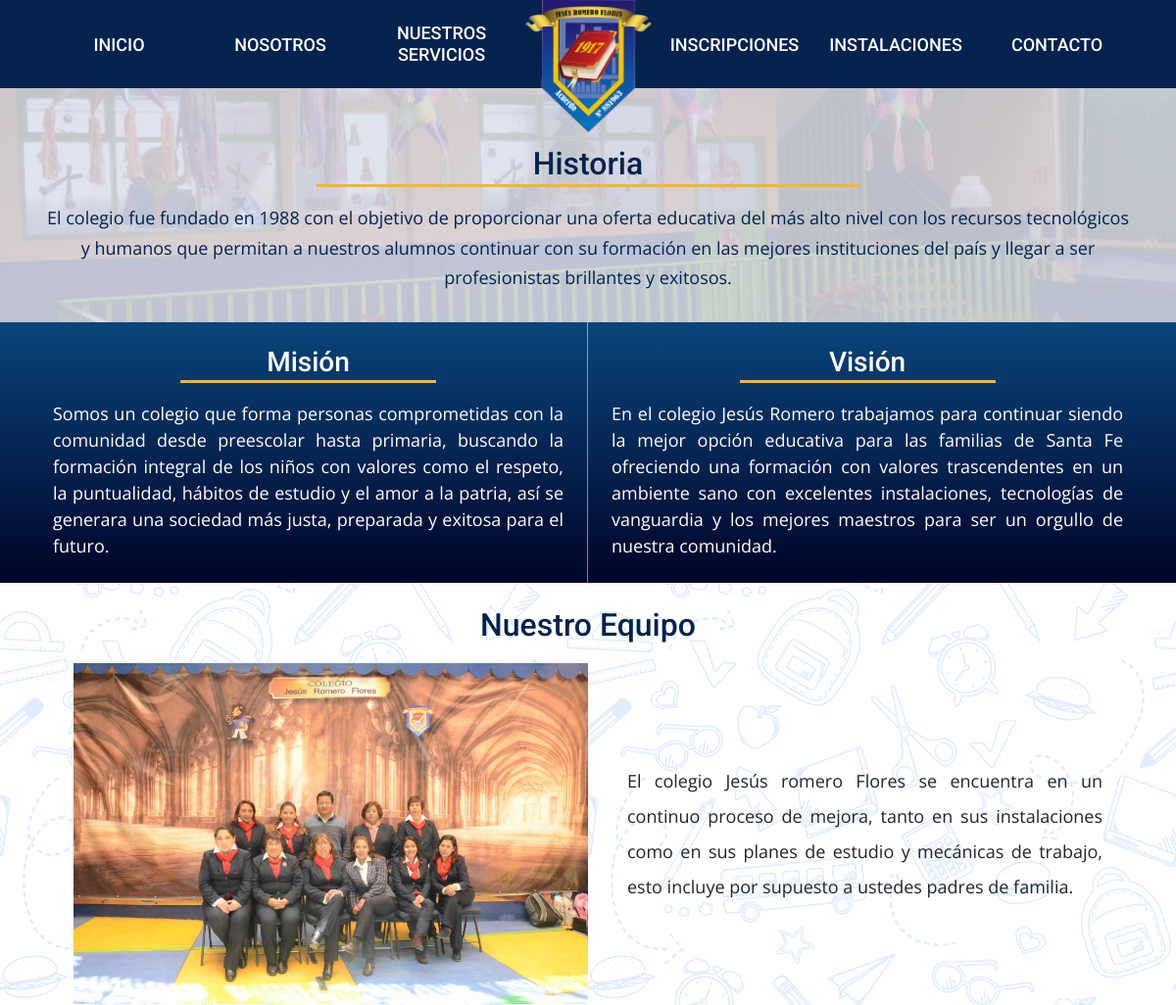
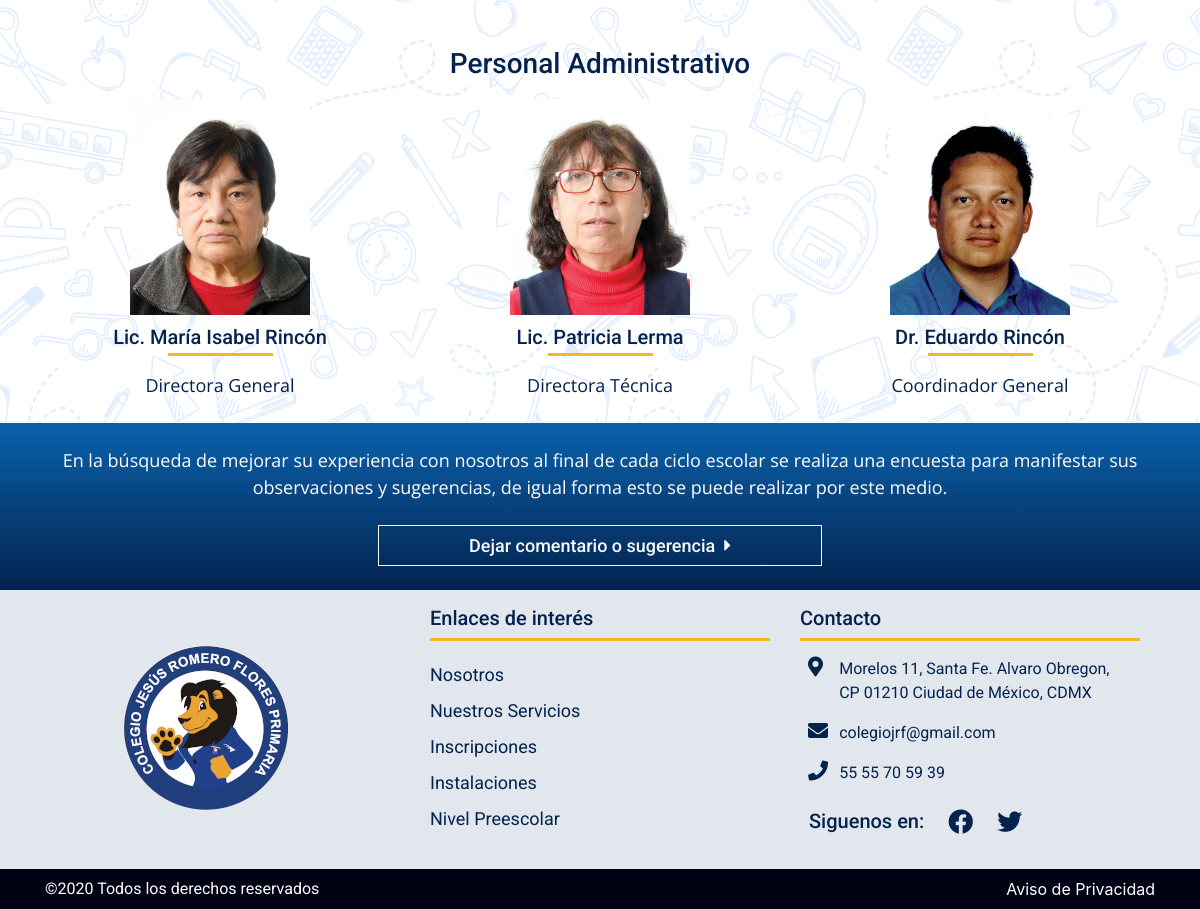
Page /nosotros.php on the committed database (2 pictures, top to bottom).
### tables this page shows
CREATE TABLE IF NOT EXISTS `contenido_texto` (
  `id` int(11) NOT NULL AUTO_INCREMENT,
  `seccion` varchar(100) NOT NULL,
  `descripcion` text NOT NULL,
  PRIMARY KEY (`id`)
);

CREATE TABLE IF NOT EXISTS `contenido_img` (
  `id` int(11) NOT NULL AUTO_INCREMENT,
  `seccion` varchar(100) NOT NULL,
  `thumb` varchar(200) NOT NULL,
  PRIMARY KEY (`id`)
);

CREATE TABLE IF NOT EXISTS `personal` (
  `id` int(11) NOT NULL AUTO_INCREMENT,
  `nombre` varchar(200) NOT NULL,
  `cargo` varchar(100) NOT NULL,
  `thumb` varchar(200) NOT NULL,
  PRIMARY KEY (`id`)
);

### nosotros.php (called while the page is built, shortened)
<?php
    require 'admin/config.php';
    require 'functions.php';
    $conexion = conexion($bd_config);
    $init_msg = obt_contenido($conexion, 'contenido_texto', 'sec-historia');
    $init_msg = $init_msg[0];
    $vision_msg = obt_contenido($conexion, 'contenido_texto', 'sec-vision');
    $vision_msg = $vision_msg[0];
    $mision_msg = obt_contenido($conexion, 'contenido_texto', 'sec-mision');
    $mision_msg = $mision_msg[0];
    $team_msg = obt_contenido($conexion, 'contenido_texto', 'sec-equipo');
    $team_msg = $team_msg[0];
    $team_thumb = obt_contenido($conexion, 'contenido_img', 'sec-equipo');
    $team_thumb = $team_thumb[0];
    $personal = obt_rows_3($conexion,'personal');
    require 'views/nosotros.view.php';

### functions.php (called while the page is built, shortened)
<?php
    function obt_contenido($conexion,$tabla,$seccion){
        $statement = $conexion->prepare("SELECT * FROM $tabla WHERE seccion = :seccion LIMIT 1");
        $statement->execute(array(':seccion'=> "$seccion"));
        $resultado = $statement->fetchAll();
        return ($resultado) ? $resultado : false;
    }
    function obt_rows_3($conexion,$tabla){
        $statement = $conexion->prepare("SELECT * FROM $tabla LIMIT 3");
        $statement->execute();
        return $statement->fetchAll();
    }

### views/nosotros.view.php (the view, shortened to what this page needs)
  <?php require 'nav-bar.view.php'; ?>
  <section class="img-back-header">
    <div class="content-back-header container mx-auto">
      <h2>Historia</h2>
      <hr>
      <p class="text-back-header"><?php echo $init_msg['descripcion'];?></p>
    </div>
  </section>
  <section class="sec-mi-vi text-center">
    <div class="container">
      <div class="row">
        <div class="col-12 col-md-6 sec-mision p-4">
          <div class="sec-mi-vi-header pb-3">
            <h3>Misión</h3>
            <hr>
          </div>
          <p class="text-justify"><?php echo nl2br($mision_msg['descripcion']);?></p>
        </div>
        <div class="col-12 col-md-6 p-4">
          <div class="sec-mi-vi-header pb-3">
            <h3>Visión</h3>
            <hr>
          </div>
          <p class="text-justify"><?php echo nl2br($vision_msg['descripcion']);?></p>
        </div>
      </div>
    </div>
  </section>
  <main class="img-back py-4">
    <h2 class="text-center">Nuestro Equipo</h2>
    <div class="content-nosotros container">
      <div class="img-nosotros">
        <img src="<?php echo PATH ?>img/<?php echo $team_thumb['thumb'];?>" class="img-nosotros img-fluid" alt="Imagen del personal del kinder">
      </div>
      <div class="text-nosotros">
        <p><?php echo nl2br($team_msg['descripcion']);?></p>
      </div>
    </div>
    <div class="sec-admin container mx-auto pt-3 pt-md-5">
      <h3 class="text-center">Personal Administrativo</h3>
      <div class="row text-center pt-2">
        <?php foreach($personal as $persona):?>
          <div class="col-12 col-md-4 pb-4 pb-md-0">
            <img src="<?php echo PATH; ?>img/<?php echo $persona['thumb']?>" alt="Fotografía de personal administrativo">
            <h5><?php echo $persona['nombre'];?></h5>
            <hr>
            <p><?php echo $persona['cargo'];?></p>
          </div>
        <?php endforeach;?>
      </div>
    </div>
  </main>
  <section class="sec-opinion py-4">
    <div class="container">
      <p class="mb-4">
        En la búsqueda de mejorar su experiencia con nosotros al final de cada ciclo
        escolar se realiza una encuesta para manifestar sus observaciones y sugerencias,
        de igual forma esto se puede realizar por este medio.
      </p>
      <button type="button" class="btn btn-outline-light" data-toggle="modal" data-target="#formOpinion">Dejar comentario o sugerencia&nbsp;&nbsp;<i class="fas fa-caret-right"></i></button>
    </div>
  </section>
  <?php require 'footer.view.php'; ?>
</body>
</html>

### views/nav-bar.view.php (shortened to what this page needs)
<!DOCTYPE html>
<html lang="en">
<head>
  <link rel="stylesheet" href="css/bootstrap.min.css">
  <link rel="stylesheet" href="css/pgwslideshow.min.css">
  <link rel="stylesheet" href="css/all.min.css">
  <link rel="stylesheet" href="css/styles.min.css">
</head>
<body>
    <header id="header">
        <nav class="menu">
            <div class="menu-link">
                <a href="<?php echo PATH;?>">INICIO</a>
                <a href="<?php echo PATH;?>nosotros.php">NOSOTROS</a>
                <a href="<?php echo PATH;?>servicios.php" class="opc">NUESTROS SERVICIOS</a>
                <a href="<?php echo PATH;?>" class="logo-center">
                    <img src="img/escudoJRF.png" alt="Logotipo de la escuela">
                </a>
                <a href="<?php echo PATH;?>inscripciones.php">INSCRIPCIONES</a>
                <a href="<?php echo PATH;?>instalaciones.php">INSTALACIONES</a>
                <a href="<?php echo PATH;?>contacto.php">CONTACTO</a>
            </div>
        </nav>
    </header>

### views/footer.view.php (shortened to what this page needs)
<footer>
    <div class="sec-footer py-3">
        <div class="row container mx-auto">
            <div class="col-12 col-md-0 col-lg-4 text-center">
                <img src="<?php echo PATH?>img/logo-mascota-primaria.png" class="img-footer" alt="Logotipo de la mascota del kinder">
            </div>
            <div class="col-12 col-md-6 col-lg-4 mt-3 mt-md-0">
                <h5>Enlaces de interés</h5>
                <hr>
                <ul>
                    <li><a href="<?php echo PATH;?>nosotros.php">Nosotros</a></li>
                    <li><a href="<?php echo PATH;?>servicios.php">Nuestros Servicios</a></li>
                    <li><a href="<?php echo PATH;?>inscripciones.php">Inscripciones</a></li>
                    <li><a href="<?php echo PATH;?>instalaciones.php">Instalaciones</a></li>
                    <li><a href="https://villainfantilmi.edu.mx/" target="_blank">Nivel Preescolar </a></li>
                </ul>
            </div>
            <div class="col-12 col-md-6 col-lg-4">
                <h5>Contacto</h5>
                <hr>
                <div class="row pl-2 pb-3">
                    <div class="col-1">
                        <i class="fas fa-map-marker-alt icon"></i>
                    </div>
                    <div class="col-10 pl-4 pl-lg-3">
                        <p>Morelos 11, Santa Fe. Alvaro Obregon, CP 01210 Ciudad de México, CDMX</p>
                    </div>
                </div>
                <div class="row pl-2 pb-3">
                    <div class="col-1">
                        <i class="fas fa-envelope icon"></i>
                    </div>
                    <div class="col-10 pl-4 pl-lg-3">
                        <a href="mailto:colegiojrf@gmail.comsubject=feedback"><p>colegiojrf@gmail.com</p></a>
                    </div>
                </div>
                <div class="row pl-2 pb-3">
                    <div class="col-1">
                        <i class="fas fa-phone icon"></i>
                    </div>
                    <div class="col-10 pl-4 pl-lg-3">
                        <p>55 55 70 59 39</p>
                    </div>
                </div>
                <div class="redes row pl-4 pt-2">
                    <h5>Siguenos en:</h5>
                    <a href="https://www.facebook.com/ColeJRF/?rf=281981325186599" target="_blank"><i class="fab fa-facebook icon-2 ml-4"></i></a>
                    <a href="https://twitter.com/?lang=es" target="_blank"> <i class="fab fa-twitter icon-2 ml-4"></i></a>
                </div>
            </div>
        </div>
    </div>
    <div class="sec-copyright py-2">
        <div class="sec-content-copy container">
            <p>&copy;2020 Todos los derechos reservados</p>
            <nav class="nav-footer pt-2 pt-md-0">
                <a href="<?php echo PATH;?>aviso-privacidad.php">Aviso de Privacidad</a>
            </nav>
        </div>
    </div>
</footer>

### rows in the picture
contenido_texto: descripcion "El colegio fue fundado en 1988 con el objetivo de proporcionar una oferta educativa del más alto nivel con los recursos tecnológicos y humanos que permitan a nuestros alumnos continuar con su formación en las mejores instituciones del país y llegar a ser profesionistas brillantes y exitosos."
contenido_texto: descripcion "Somos un colegio que forma personas comprometidas con la comunidad desde preescolar hasta primaria, buscando la formación integral de los niños con valores como el respeto, la puntualidad, hábitos de estudio y el amor a la patria, así se generara una sociedad más justa, preparada y exitosa para el futuro."
contenido_texto: descripcion "En el colegio Jesús Romero trabajamos para continuar siendo la mejor opción educativa para las familias de Santa Fe ofreciendo una formación con valores trascendentes en un ambiente sano con excelentes instalaciones, tecnologías de vanguardia y los mejores maestros para ser un orgullo de nuestra comunidad."
contenido_img: thumb (picture)
contenido_texto: descripcion "El colegio Jesús romero Flores se encuentra en un continuo proceso de mejora, tanto en sus instalaciones como en sus planes de estudio y mecánicas de trabajo, esto incluye por supuesto a ustedes padres de familia."
personal: thumb (picture), nombre "Lic. María Isabel Rincón", cargo "Directora General"
personal: thumb (picture), nombre "Lic. Patricia Lerma", cargo "Directora Técnica"
personal: thumb (picture), nombre "Dr. Eduardo Rincón", cargo "Coordinador General"
